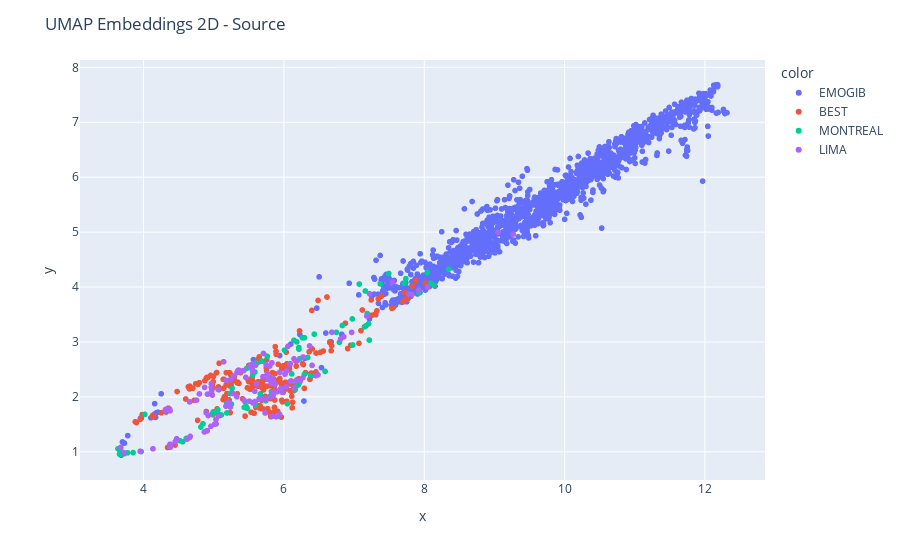

Notebook source saved alongside this figure:
### Code cell
import plotly.express as px

fig = px.scatter(x=umap_projections_2d[:, 0], y=umap_projections_3d[:, 1], color=df['source'])
fig.update_layout(title='UMAP Embeddings 2D - Source')
fig.show()
